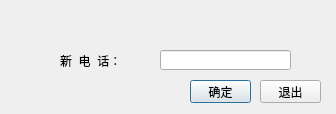
<?xml version="1.0" encoding="UTF-8"?>
<ui version="4.0">
 <class>AlterPhone</class>
 <widget class="QDialog" name="AlterPhone">
  <property name="geometry">
   <rect>
    <x>0</x>
    <y>0</y>
    <width>336</width>
    <height>114</height>
   </rect>
  </property>
  <property name="windowTitle">
   <string>Dialog</string>
  </property>
  <property name="styleSheet">
   <string notr="true">QDialog#AlterPhone{
	background-image:url(img/alterPhone.jpg);
}</string>
  </property>
  <widget class="QPushButton" name="BtnConfirm">
   <property name="geometry">
    <rect>
     <x>190</x>
     <y>80</y>
     <width>61</width>
     <height>23</height>
    </rect>
   </property>
   <property name="text">
    <string>确定</string>
   </property>
  </widget>
  <widget class="QPushButton" name="BtnCancel">
   <property name="geometry">
    <rect>
     <x>260</x>
     <y>80</y>
     <width>61</width>
     <height>23</height>
    </rect>
   </property>
   <property name="text">
    <string>退出</string>
   </property>
  </widget>
  <widget class="QLineEdit" name="newPhone">
   <property name="geometry">
    <rect>
     <x>160</x>
     <y>50</y>
     <width>131</width>
     <height>20</height>
    </rect>
   </property>
  </widget>
  <widget class="QLabel" name="label">
   <property name="geometry">
    <rect>
     <x>60</x>
     <y>50</y>
     <width>91</width>
     <height>21</height>
    </rect>
   </property>
   <property name="styleSheet">
    <string notr="true">font: 75 11pt &quot;黑体&quot;;</string>
   </property>
   <property name="text">
    <string>新  电  话：</string>
   </property>
  </widget>
  <widget class="QLabel" name="errorInfo">
   <property name="geometry">
    <rect>
     <x>60</x>
     <y>80</y>
     <width>111</width>
     <height>21</height>
    </rect>
   </property>
   <property name="styleSheet">
    <string notr="true">font: 75 8pt &quot;黑体&quot;;
color:rgb(255,255,0)</string>
   </property>
   <property name="text">
    <string/>
   </property>
  </widget>
 </widget>
 <resources/>
 <connections/>
</ui>
